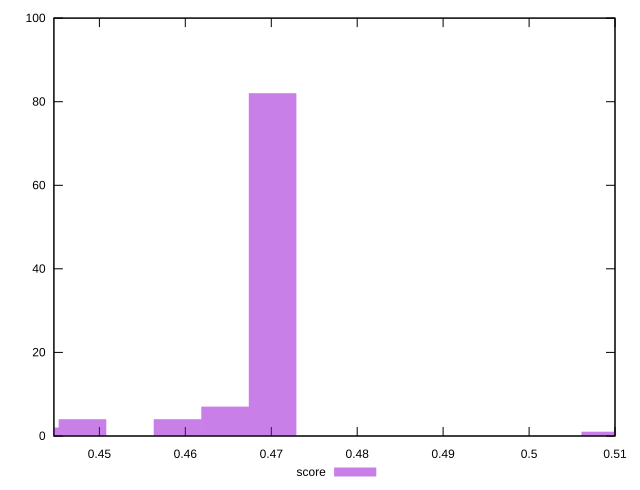

This chart was generated by the following gnuplot code:
reset

$score <<EOF
0.4480263055309644 4
0.47015106135965395 82
0.4646198724024816 7
0.442495116573792 2
0.4590886834453092 4
0.5088693840598608 1
EOF

set key outside below
set boxwidth 0.0055311889571724
set xrange [0.4447058823529412:0.51]
set yrange [0:100]
set style fill transparent solid 0.5 noborder
set terminal svg size 640, 490 enhanced background rgb 'white'
set output "report_00007_2020-12-11T15:55:29.892Z/render-blocking-resources/samples/pages/score/histogram.svg"

plot $score title "score" with boxes

reset
